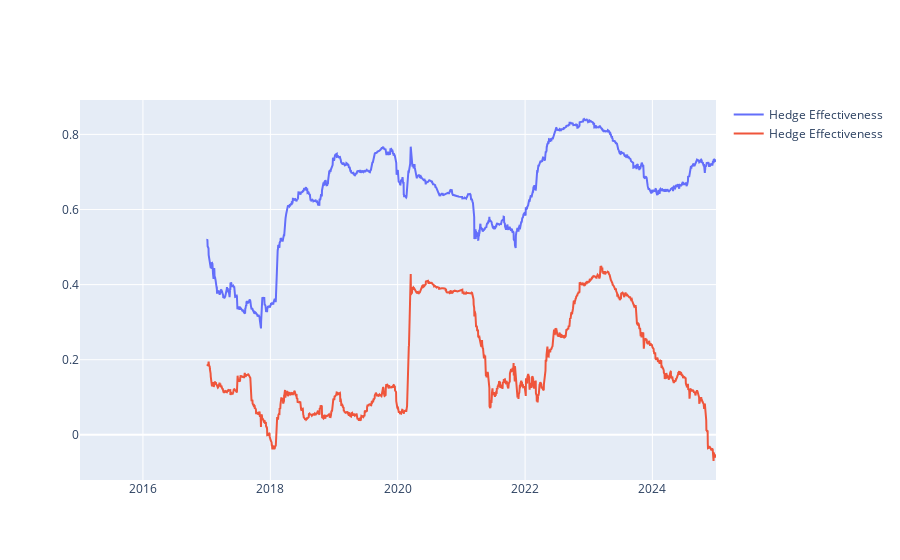

This figure's notebook cell:
### Code cell
fig = go.Figure()


fig.add_trace(
    go.Scatter(
        x = mag7_portfolio.index,
        y = mag7_portfolio['HE'],
        name = 'Hedge Effectiveness'
    )
)

fig.add_trace(
    go.Scatter(
        x = utilities_portfolio.index,
        y = utilities_portfolio['HE'],
        name = 'Hedge Effectiveness'
    )
)



fig.show()

### Figure 1 — Plotly figure (JSON) as saved in the notebook; plotly's stock layout.template omitted (floating-point values rounded to 4 significant figures; data arrays with more than 128 entries replaced by an {"elided": "..."} marker saying what was removed)
{"data": [{"name": "Hedge Effectiveness", "type": "scatter", "x": {"elided": "2515 str values"}, "y": {"elided": "2515 float values"}}, {"name": "Hedge Effectiveness", "type": "scatter", "x": {"elided": "2515 str values"}, "y": {"elided": "2515 float values"}}], "layout": {}}
